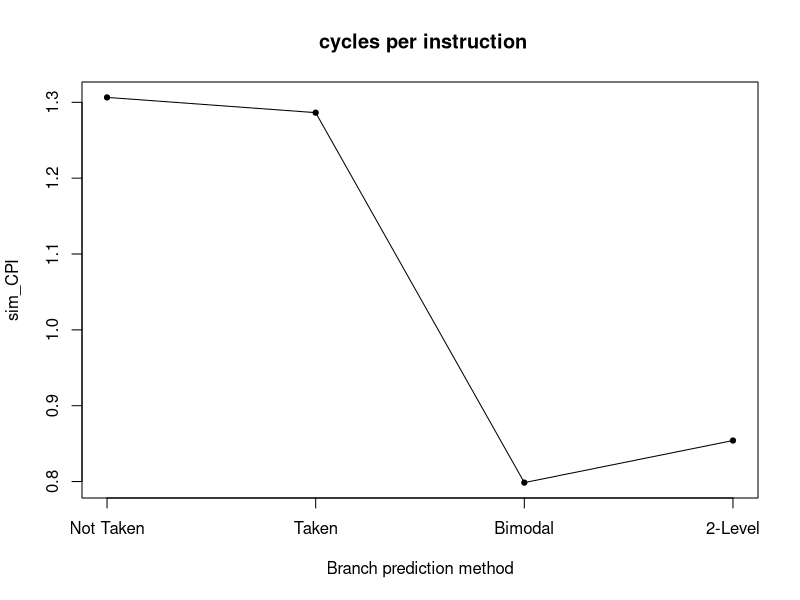
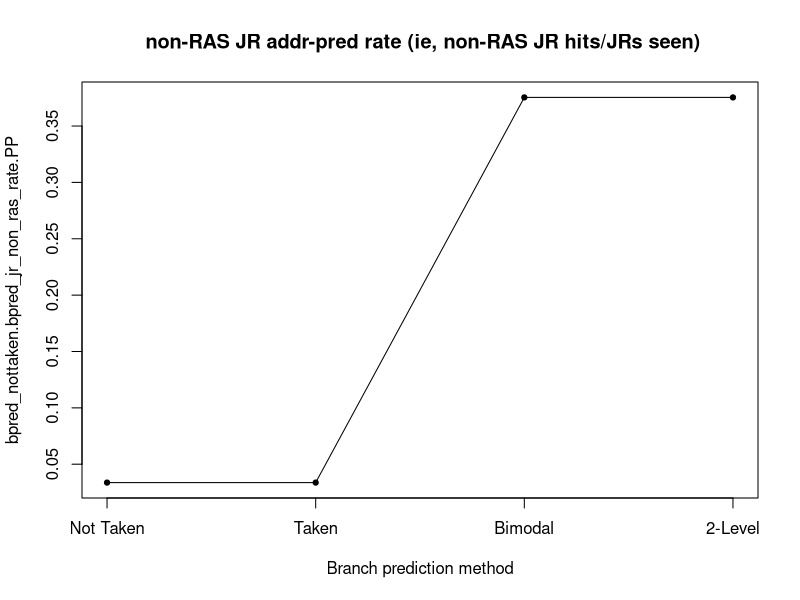
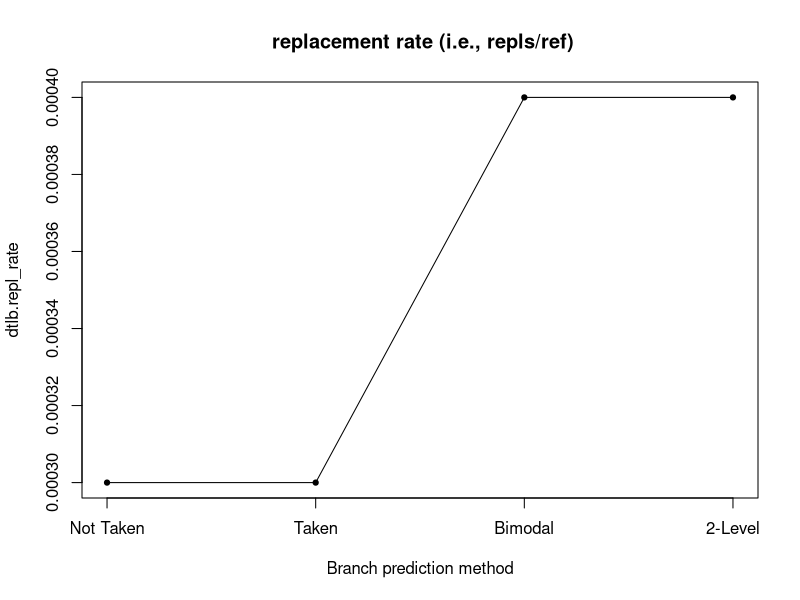
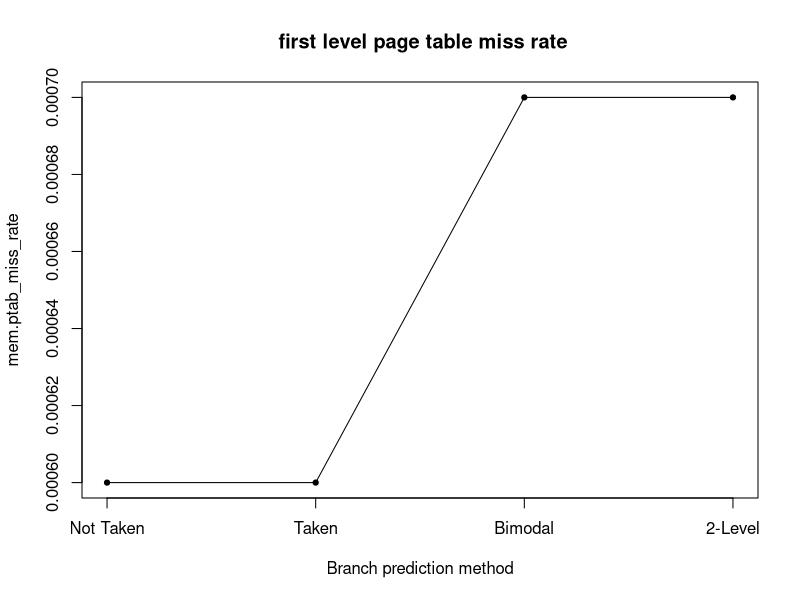
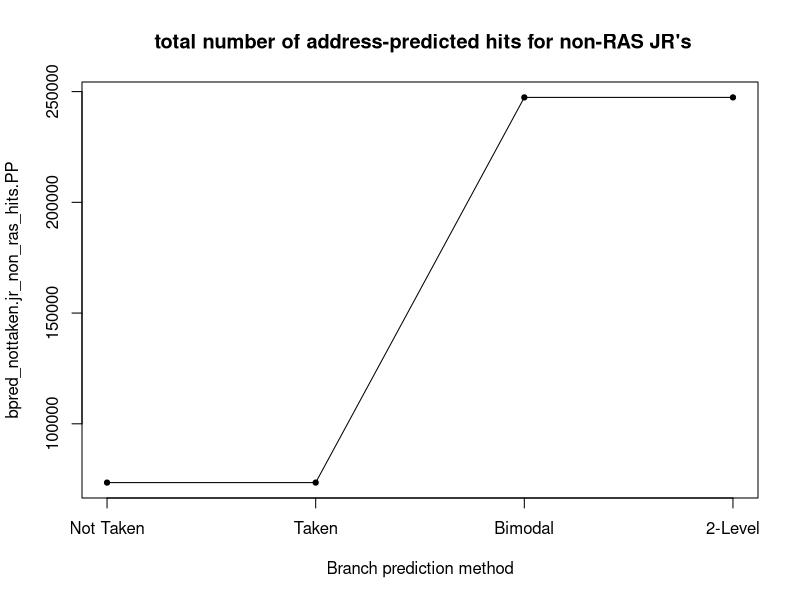
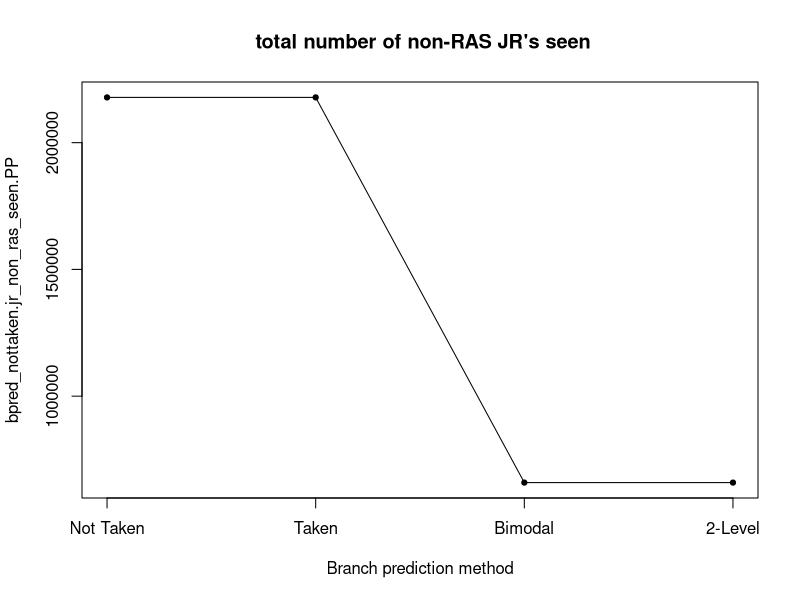
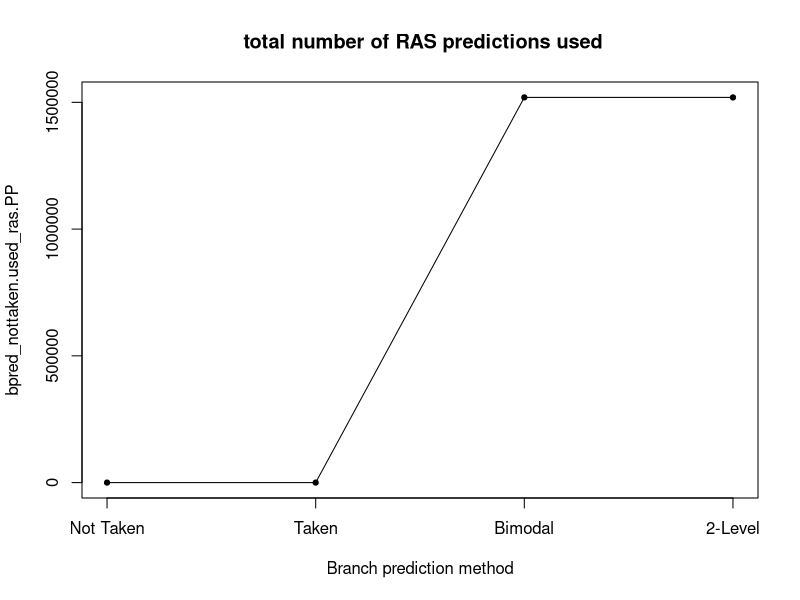
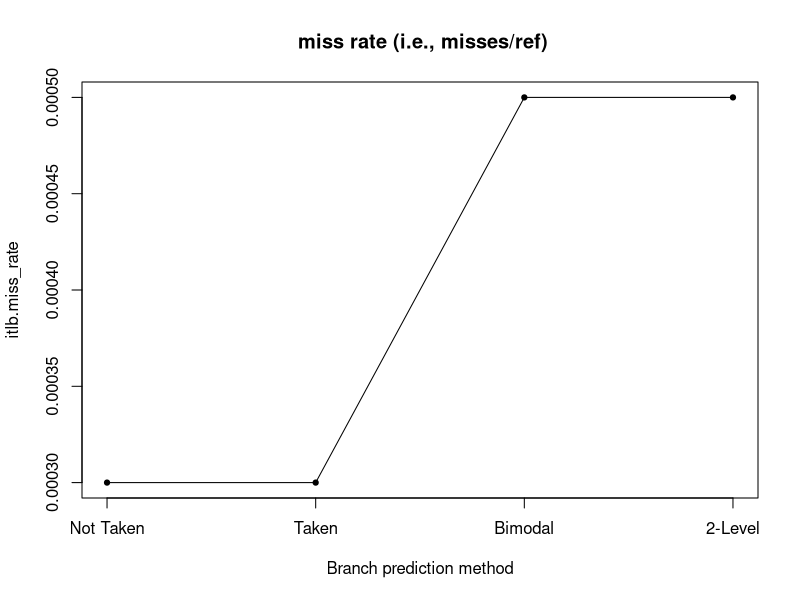

Source code (R) for these figures, in order:
start <- 219
top <- 20
xlab <- "Branch prediction method"
labels <- c('Not Taken','Taken','Bimodal','2-Level')

data <- readLines("Results/results_BPNT.txt") 
data <- data[start:length(data) - 1]
n <- length(data)
empty <- rep(0, n)
results <- data.frame(metric = empty, C1 = empty)
for(i in 1:n){
  result <- strsplit(strsplit(data[i], "#")[[1]][1], "\\s+")[[1]]
  results[i,1] <- result[1]
  results[i,2] <- as.numeric(result[2])
}
data <- readLines("Results/results_BPT.txt") 
data <- data[start:length(data) - 1]
results$C2 <- empty
for(i in 1:n){
  result <- strsplit(strsplit(data[i], "#")[[1]][1], "\\s+")[[1]]
  results[i,3] <- as.numeric(result[2])
}
data <- readLines("Results/results_BPBM.txt") 
data <- data[start:length(data) - 1]
results$C4 <- empty
for(i in 1:n){
  result <- strsplit(strsplit(data[i], "#")[[1]][1], "\\s+")[[1]]
  results[i,4] <- as.numeric(result[2])
}
data <- readLines("Results/results_BP2L.txt") 
data <- data[start:length(data) - 1]
results$C8 <- empty
results$desc <- empty
for(i in 1:n){
  result <- strsplit(strsplit(data[i], "#")[[1]][1], "\\s+")[[1]]
  results[i,5] <- as.numeric(result[2])
  results[i,6] <- strsplit(data[i], "#")[[1]][2]
}

plot(1:4,results[15,2:5],type='l',axes=F,ylab=results[15,1]
     ,main=results[15,6]
     ,xlab=xlab)
points(1:4,results[15,2:5],cex=0.7,pch=21,bg=1)
box()
axis(1,at=1:4,labels=labels)
axis(2)

results$min <- apply(results[,2:5],1,min)
results$max <- apply(results[,2:5],1,max)
results$range <- results$max - results$min
results$sd <- apply(results[,2:5],1,sd)
results$index <- results$sd / results$range

results <- results[with(results,order(-index)),]
write.csv(results,'Results/metrics_BP.csv',row.names = F)
results <- results[1:top,1:6]

for(i in 1:top){
  plot(1:4,results[i,2:5],type='l',axes=F,ylab=results[i,1]
       ,main=results[i,6]
       ,xlab=xlab)
  box()
  axis(1,at=1:4,labels=labels)
  axis(2)
  points(1:4,results[i,2:5],cex=0.7,pch=21,bg=1)
}